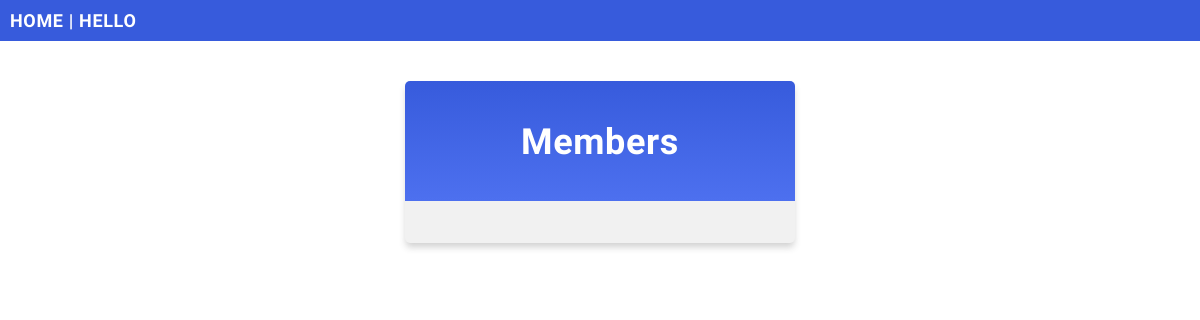
/hello/, run on an earlier commit of the app's database.
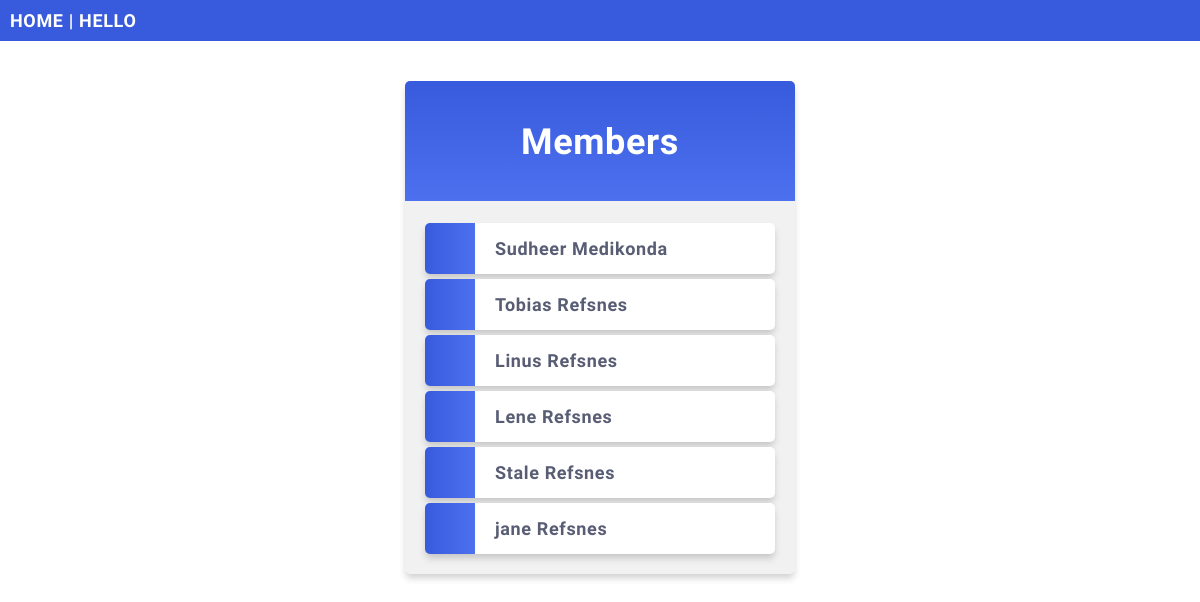
And on a later commit of the database.
### members/models.py (models this page shows, shortened)
class Member(models.Model):
  firstname = models.CharField(max_length=255)
  lastname = models.CharField(max_length=255)
  phone = models.IntegerField(null=True)
  joined_date = models.DateField(null=True)

### members/views.py (the view)
# urls.py: path('hello/', views.hello, name='members'),
def hello(request):
  mymembers = Member.objects.all().values()
  template = loader.get_template('all_members.html')
  context = {
    'mymembers': mymembers,
  }
  return HttpResponse(template.render(context, request))

### members/templates/all_members.html (shortened to what this page needs)
{% extends "master.html" %}
{% block content %}
  <div class="mycard">
    <h1>Members</h1>
    <ul>
      {% for x in mymembers %}
        <li onclick="window.location = 'details/{{ x.id }}'">{{ x.firstname }} {{ x.lastname }}</li>
      {% endfor %}
    </ul>
  </div>
{% endblock %}

### members/templates/master.html (shortened to what this page needs)
{% load static %}
<!DOCTYPE html>
<html>
<head>
   <link rel="stylesheet" href="{% static 'mystyles.css' %}">
</head>
<body>
<div class="topnav">
  <a href="/">HOME</a> |
  <a href="/hello">HELLO</a>
</div>
{% block content %}
{% endblock %}
</body>
</html>

### mystaticfiles/mystyles.css (style rules this page uses)
body { margin:0; font: 600 18px 'Source Sans Pro', sans-serif; letter-spacing: 0.64px; color: #585d74; }
.topnav { background-color:#375BDC; color:#ffffff; padding:10px; }
.topnav a:link, .topnav a:visited { text-decoration: none; color: #ffffff; }
.mycard { background-color: #f1f1f1; background-image: linear-gradient(to bottom, #375BDC, #4D70EF); background-size: 100% 120px; background-repeat: no-repeat; margin: 40px auto; width: 350px; border-radius: 5px; box-shadow: 0 5px 7px -1px rgba(51, 51, 51, 0.23); padding: 20px; }
.mycard h1 { text-align: center; color:#ffffff; margin:20px 0 60px 0; }
ul { list-style-type: none; padding: 0; margin: 0; }
li { background-color: #ffffff; background-image: linear-gradient(to right, #375BDC, #4D70EF); background-size: 50px 60px; background-repeat: no-repeat; cursor: pointer; transition: transform .25s; border-radius: 5px; box-shadow: 0 5px 7px -1px rgba(51, 51, 51, 0.23); padding: 15px; padding-left: 70px; margin-top: 5px; }
a:link, a:visited { color: #375BDC; }

What changed in the data, as far as the page shows it:
added Member: firstname "Sudheer", lastname "Medikonda"
added Member: firstname "Tobias", lastname "Refsnes"
added Member: firstname "Linus", lastname "Refsnes"
added Member: firstname "Lene", lastname "Refsnes"
added Member: firstname "Stale", lastname "Refsnes"
added Member: firstname "jane", lastname "Refsnes"
